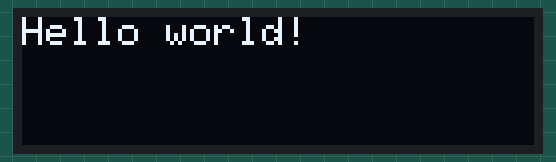
The sketch below on a simulated Arduino Uno, built with avr-gcc and run on an emulated ATmega328P. Parts: 128×32 one-colour display.

Above: at 0.1 s.

The sketch:

code.ino
```cpp
#include <Wire.h>   //For I2C Communication
#include <Adafruit_GFX.h>
#include <Adafruit_SSD1306.h>

Adafruit_SSD1306 IrfOled(128,32,&Wire,-1);   //Create object

void setup() {
  // put your setup code here, to run once:
 IrfOled.begin(SSD1306_SWITCHCAPVCC,0x3C);
 IrfOled.clearDisplay();
 IrfOled.setTextSize(1);   //Try 3 or 4
 IrfOled.setTextColor(WHITE);
 IrfOled.setCursor(0,0);

 IrfOled.println("Hello world!");
 IrfOled.display();
}

void loop() {
  // put your main code here, to run repeatedly:

}
```
